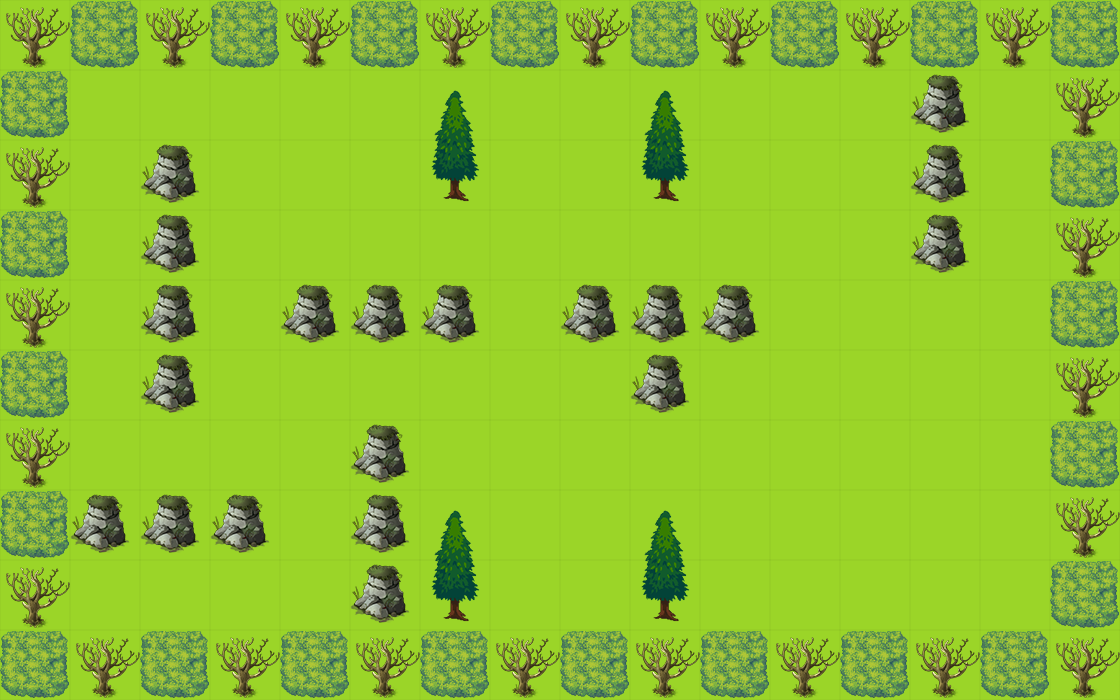

This game map was drawn from its Tiled (.tmx) file and the tilesets committed beside it. A one-line description and the trimmed map source follow:
An orthogonal 16x10 tile map with 70x70 px tiles, 2 tile layers (bgLayer, walkLayer) and 10 objects (2x monster_0, player, key, exit, box_1, ...).

<map version="1.0" orientation="orthogonal" renderorder="right-down" width="16" height="10" tilewidth="70" tileheight="70" nextobjectid="26">
 <tileset firstgid="1" name="333" tilewidth="70" tileheight="70" tilecount="100">
  <image source="333.png" width="700" height="700" />
 </tileset>
 <layer name="bgLayer" width="16" height="10">
  <data>[160 cells, 160 non-empty, 1 distinct tile ids]</data>
 </layer>
 <layer name="walkLayer" width="16" height="10">
  <data>[160 cells, 76 non-empty, 5 distinct tile ids]</data>
 </layer>
 <objectgroup name="object0">
  <object id="1" name="player" x="490" y="560" width="70" height="70">
   <properties>
    <property name="hp" value="600" />
   </properties>
  </object>
 </objectgroup>
 <objectgroup name="object1">
  <object id="3" name="key" x="490" y="70" width="70" height="70" />
  <object id="4" name="exit" x="560" y="560" width="70" height="70" />
 </objectgroup>
 <objectgroup name="object2">
  <object id="5" name="box_1" x="840" y="560" width="70" height="70" />
  <object id="8" name="box_2" x="70" y="70" width="70" height="70" />
  <object id="9" name="box_3" x="70" y="560" width="70" height="70" />
 </objectgroup>
 <objectgroup name="object4">
  <object id="24" name="monster_0" x="490" y="420" width="70" height="70">
   <properties>
    <property name="dirX" value="1" />
    <property name="dirY" value="0" />
    <property name="path" value="monster_0.png" />
    <property name="reverse" value="-1" />
    <property name="speed" value="100" />
   </properties>
  </object>
  <object id="25" name="monster_0" x="280" y="70" width="70" height="70">
   <properties>
    <property name="dirX" value="1" />
    <property name="dirY" value="0" />
    <property name="path" value="monster_0.png" />
    <property name="reverse" value="-1" />
    <property name="speed" value="100" />
   </properties>
  </object>
 </objectgroup>
 <objectgroup name="object3">
  <object id="18" name="trap_2" x="770" y="560" width="70" height="70" />
  <object id="19" name="trap_1" x="700" y="350" width="70" height="70" />
 </objectgroup>
</map>
